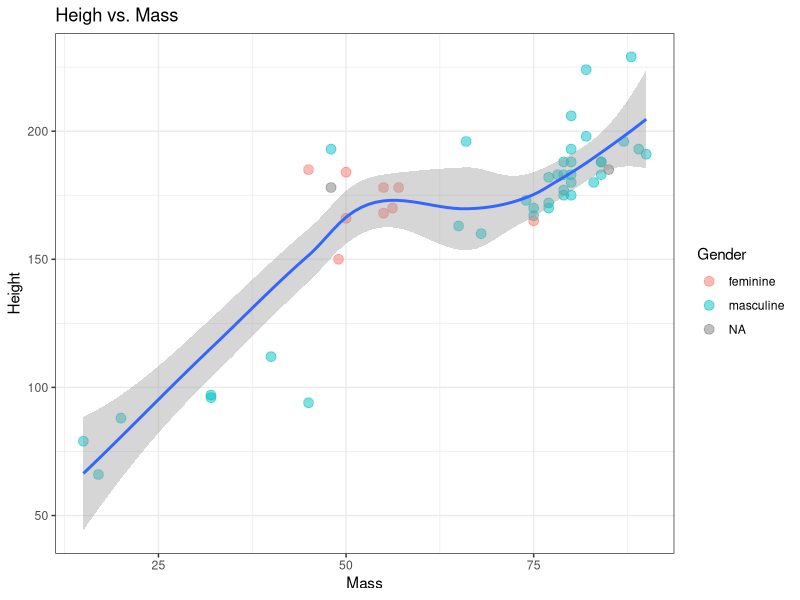

Generate this figure with R:
## ---- chunk 1
1 + 1
## ---- chunk 2
#| echo: false
2 * 2
## ---- chunk 3
#this code will appear in the final rendered document.
library(tidyverse)

## ---- chunk 4
library(dplyr)
library(tidyverse)
starwars %>%
  filter(mass<100) %>%
  ggplot(aes(mass,height))+
  geom_point(size=3, alpha=.5,
             aes(color=gender))+
  geom_smooth()+
  theme_bw()+
  labs(title="Heigh vs. Mass",
       x ="Mass",
       y="Height",
       color="Gender")
## ---- chunk 5
x<-c(480, 520, 550, 620, 710)

mu <- mean(x)

s <- sqrt(var(x))

n <- length(x)

a <-qt((1-0.05/2),n-1)

a

margin.error <- abs(qt((1-0.05/2),n-1))*(s/sqrt(n)) 

t=qt((1-0.05/2),n-1)

left <- format(round(mu-margin.error,2),nsmall=2)

right <- format(round(mu+margin.error,2),nsmall=2)

cbind(left,right)
## ---- chunk 6
xbar<- 7

s <- 2

n <- 100

mu <- 7.5

tstat <- (xbar-mu)/(s/sqrt(n))

2*pt(-abs(tstat),n-1)
## ---- chunk 7
xbar <- 7
s <- 2
n <- 25
mu <- 7.5
tstat <- (xbar-mu)/(s/sqrt(n))
2*pt(-abs(tstat),n-1)
## ---- chunk 8
brand1<-c(31.23,29.33,30.50,32.20,33.08,31.52,30.68,31.05,33.00,29.67,30.55,32.12)

brand2<-c(32.02,28.98,30.63,32.67,32.95,31.53,30.83,31.10,33.12,29.50,30.57,32.20)  

diff<-brand1-brand2

n<-length(brand1)

pos=sum(diff>0)

binom.test(pos,n,0.5,alternative = "less")  
## ---- chunk 9
x<-c(0,1,2,3,4)  # number of calls per hour

p<-c(0.2,0.3,0.12,0.18,0.2) #probability of observing each number of calls

#FORMULA: Expected value = SUM pri*x ANSWER is 1.88

e<-sum(x*p)

e
